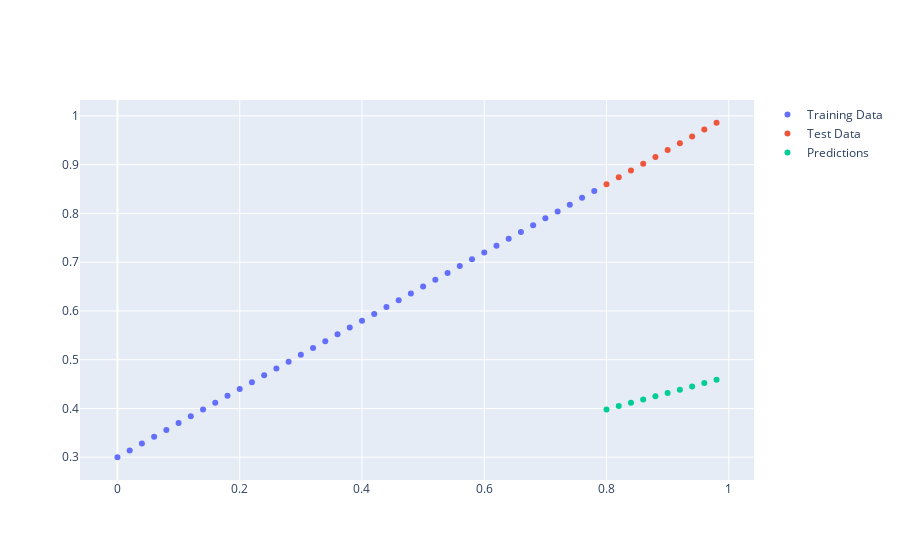

The notebook cell this image was saved under:
### Markdown cell above
### Making prediction using `t.inference_mode()`
To check our model's predictive power, let's see how well it predicts `y_test` based on `X_test`
When we pass data through our model, it's going to run it through the `forward()` method

### Code cell
# make prediction with model
with t.inference_mode():  # equal t.no_grad() but t.inference is prefer
    y_preds = model_0(X_test)

visualize_data(predictions=y_preds)

### Figure 1 — Plotly figure (JSON) as saved in the notebook; plotly's stock layout.template omitted (floating-point values rounded to 4 significant figures)
{"data": [{"mode": "markers", "name": "Training Data", "x": [0.0, 0.02, 0.04, 0.06, 0.08, 0.1, 0.12, 0.14, 0.16, 0.18, 0.2, 0.22, 0.24, 0.26, 0.28, 0.3, 0.32, 0.34, 0.36, 0.38, 0.4, 0.42, 0.44, 0.46, 0.48, 0.5, 0.52, 0.54, 0.56, 0.58, 0.6, 0.62, 0.64, 0.66, 0.68, 0.7, 0.72, 0.74, 0.76, 0.78], "y": [0.3, 0.314, 0.328, 0.342, 0.356, 0.37, 0.384, 0.398, 0.412, 0.426, 0.44, 0.454, 0.468, 0.482, 0.496, 0.51, 0.524, 0.538, 0.552, 0.566, 0.58, 0.594, 0.608, 0.622, 0.636, 0.65, 0.664, 0.678, 0.692, 0.706, 0.72, 0.734, 0.748, 0.762, 0.776, 0.79, 0.804, 0.818, 0.832, 0.846], "type": "scatter"}, {"mode": "markers", "name": "Test Data", "x": [0.8, 0.82, 0.84, 0.86, 0.88, 0.9, 0.92, 0.94, 0.96, 0.98], "y": [0.86, 0.874, 0.888, 0.902, 0.916, 0.93, 0.944, 0.958, 0.972, 0.986], "type": "scatter"}, {"mode": "markers", "name": "Predictions", "x": [0.8, 0.82, 0.84, 0.86, 0.88, 0.9, 0.92, 0.94, 0.96, 0.98], "y": [0.3982, 0.4049, 0.4116, 0.4184, 0.4251, 0.4318, 0.4386, 0.4453, 0.452, 0.4588], "type": "scatter"}], "layout": {}}
